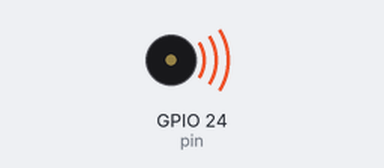
Simulated run of this program. Board: Raspberry Pi (BCM pin numbers). Shown: buzzer (waves = sounding).

Above: at 0.05 s.
Timing chart, 0 to 3.0 s (numbered marks = the images above):
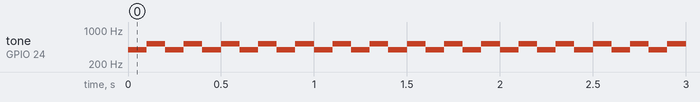

The program:

01buzzer.py
```python
import wiringpi
from time import sleep
pin = 24

wiringpi.wiringPiSetupGpio()

try:
    wiringpi.softToneCreate(pin)
    while True:
        wiringpi.softToneWrite(pin, 392)
        sleep(0.1)
        wiringpi.softToneWrite(pin, 523)
        sleep(0.1)
finally:
    wiringpi.pinMode(pin, 0)
```

Measured:
- by itself, tone on GPIO 24 (pin): alternates 523 Hz for 0.10 s and 392 Hz for 0.10 s
